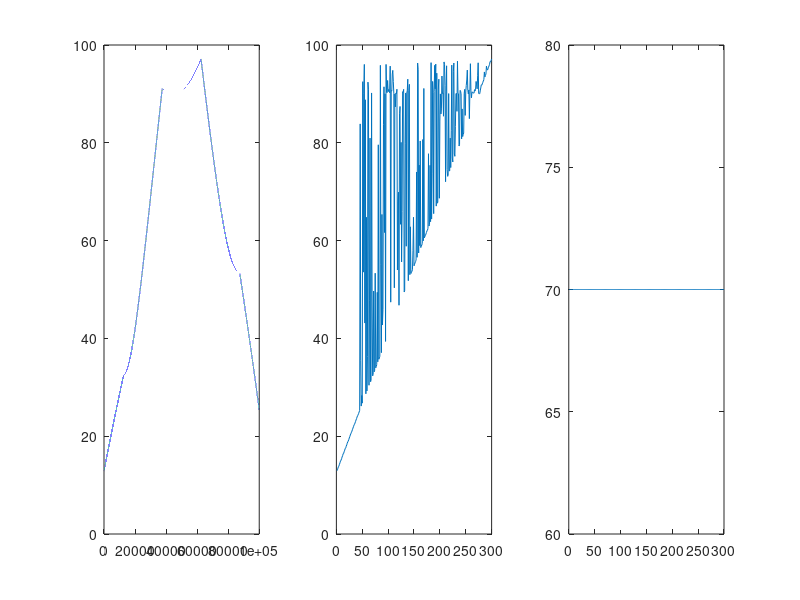
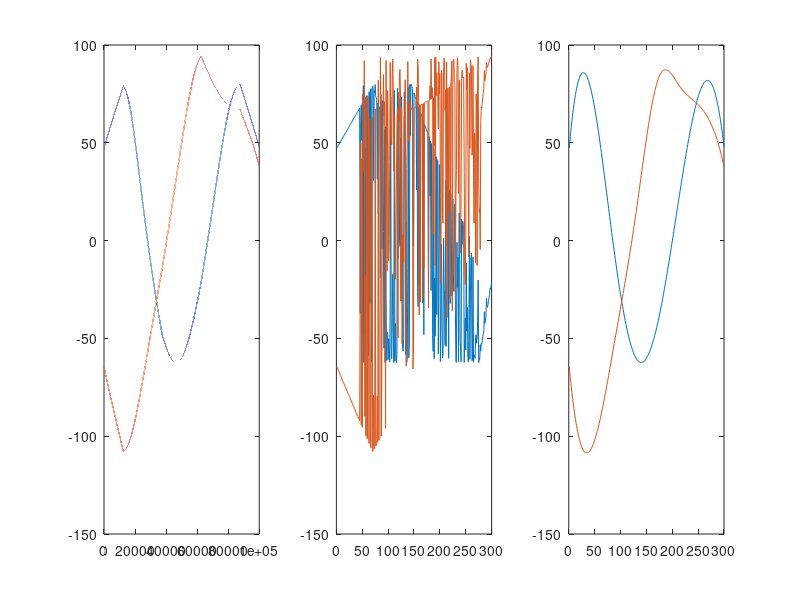
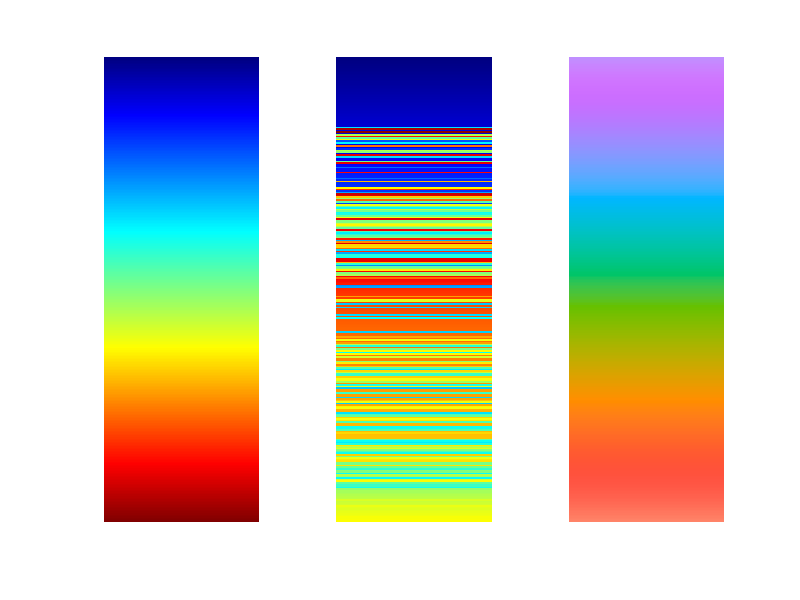

The MATLAB script that drew these images, in order:

m1 = 1e5;
m2 = 300;

% create colormap
% a1 = hot(m1); % black body heat
% a1 = hot(m1); a1(:,[1,3]) = a1(:,[3,1]); % % black body cool
% a1 = [ones(m1,1),linspace(0,1,m1)',zeros(m1,1)]; % red to yellow
% a1 = [zeros(m1,1),linspace(0,1,m1)',ones(m1,1)]; % blue to lightblue
a1 = jet(m1); % hsv

a2  = interp1(linspace(0,1,m1),a1,linspace(0,1,m2));

b = rgb2lab(a1);
c = interp1(b(:,1),linspace(0,1,m1), linspace(min(b(:,1)),max(b(:,1)),m2));
d = interp1(linspace(0,1,m1),b,c,'linear');
e = round(lab2rgb(d)*255)/255;
f = rgb2lab(e);

nPoints = 8;
g = interp1(linspace(0,1,m1),b(:,2:3),linspace(0,1,nPoints));
h = zeros(m2,3);
% h(:,1) = linspace(min(b(:,1)),max(b(:,1)),m2);
h(:,1) = repmat(70,m2,1);
h(:,2:3) = interp1(linspace(0,1,nPoints),g,linspace(0,1,m2),'spline');
i = round(lab2rgb(h)*255)/255;

figure(1);
subplot(1,3,1); plot(b(:,1));
subplot(1,3,2); plot(f(:,1));
subplot(1,3,3); plot(h(:,1));

figure(2);
subplot(1,3,1); plot(b(:,2:3));
subplot(1,3,2); plot(f(:,2:3));
subplot(1,3,3); plot(h(:,2:3));

imSize = round(m2*(1/3));
f1 = zeros(m2,imSize,3);
f2 = zeros(m2,imSize,3);
f3 = zeros(m2,imSize,3);
for inc = 1:3
    f1(:,:,inc) = repmat(a2(:,inc),1,imSize);
    f2(:,:,inc) = repmat(e(:,inc),1,imSize);
    f3(:,:,inc) = repmat(i(:,inc),1,imSize);
end

figure(3);
subplot(1,3,1); imshow(f1,[0 1]);
subplot(1,3,2); imshow(f2,[0 1]);
subplot(1,3,3); imshow(f3,[0 1]);